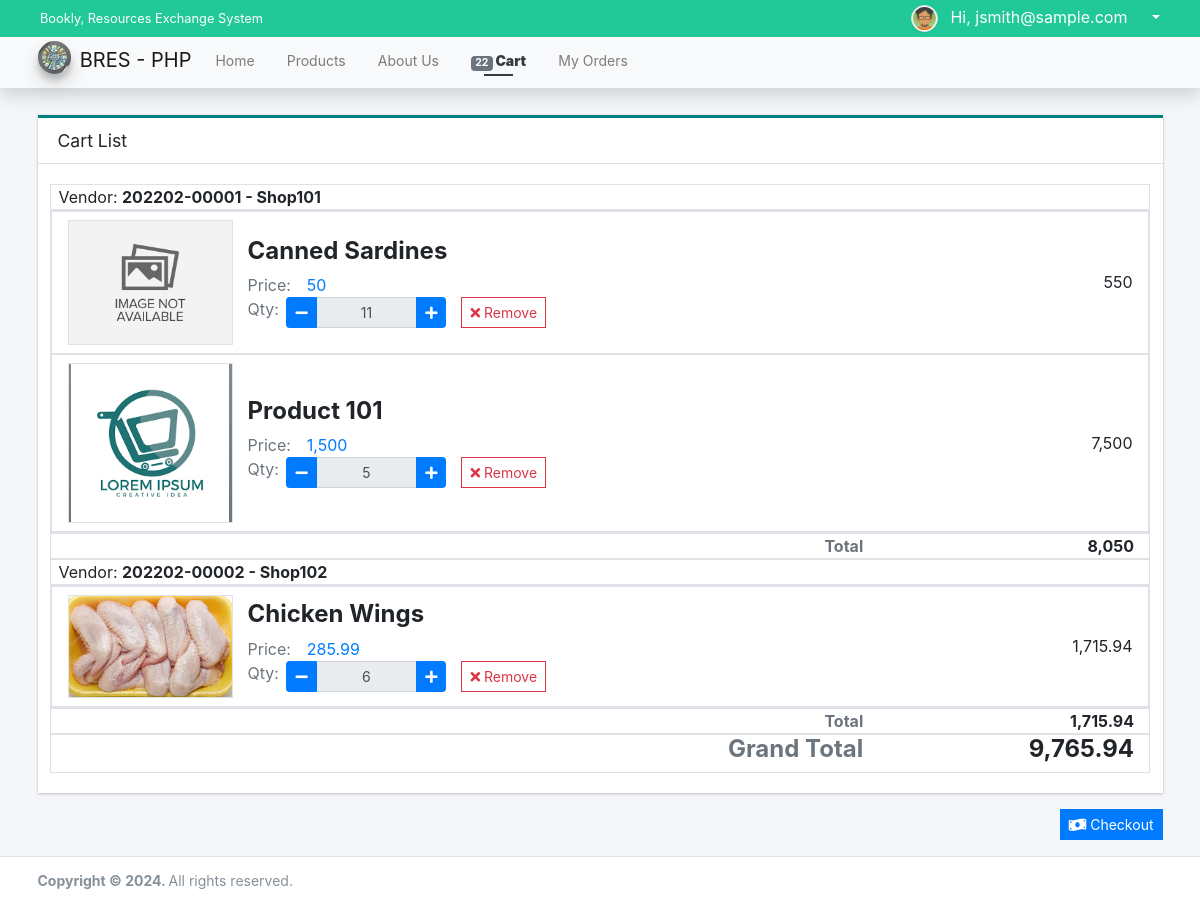
/?page=orders/cart (signed in), run on an earlier commit of the app's database.
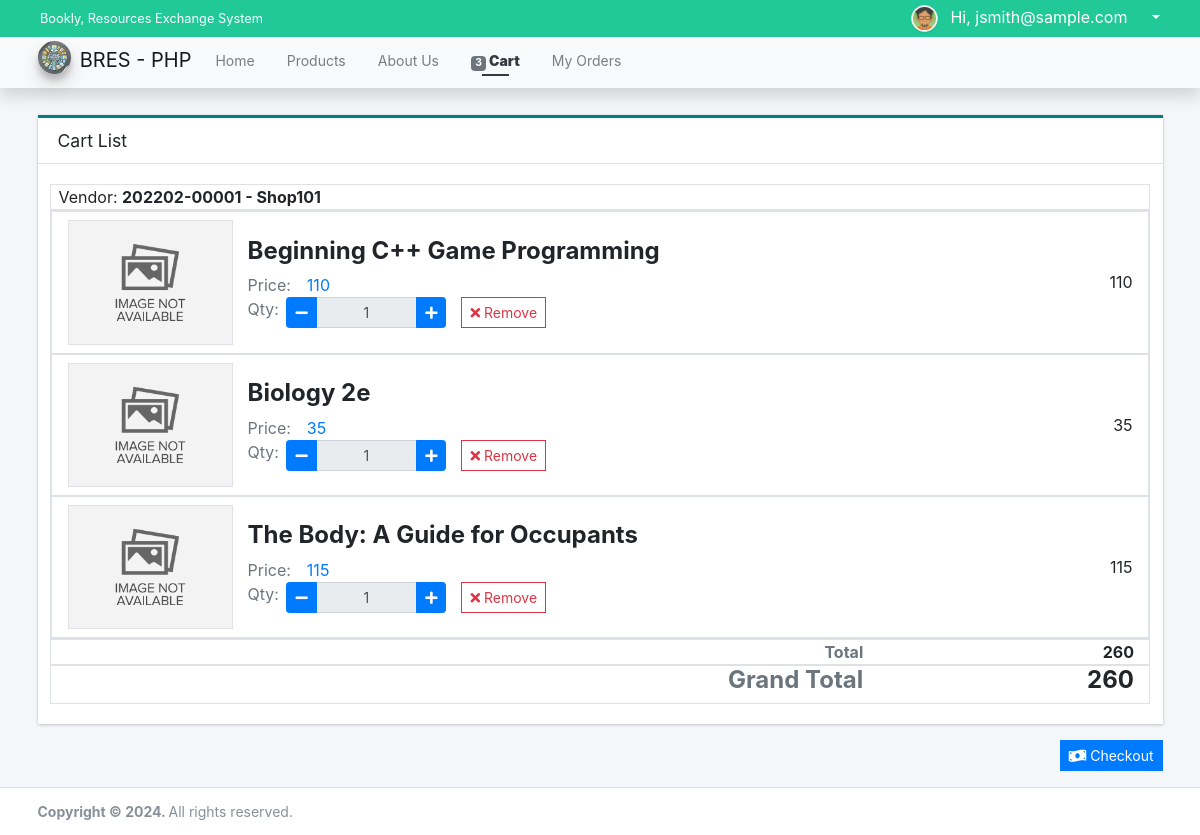
And on a later commit of the database.
### tables this page shows
CREATE TABLE `seller` (
  `id` int(30) NOT NULL,
  `code` varchar(100) NOT NULL,
  `shop_type_id` int(30) NOT NULL,
  `shop_name` text NOT NULL,
  `shop_owner` text NOT NULL,
  `contact` text NOT NULL,
  `username` text NOT NULL,
  `password` text NOT NULL,
  `avatar` text DEFAULT NULL,
  `status` tinyint(1) NOT NULL DEFAULT 1,
  `delete_flag` tinyint(1) NOT NULL DEFAULT 0,
  `date_created` datetime NOT NULL DEFAULT current_timestamp(),
  `date_updated` datetime DEFAULT NULL ON UPDATE current_timestamp()
);

CREATE TABLE `cart` (
  `id` int(30) NOT NULL,
  `customer_id` int(30) NOT NULL,
  `resources_id` int(30) NOT NULL,
  `quantity` float NOT NULL DEFAULT 0
);

CREATE TABLE `resources` (
  `id` int(30) NOT NULL,
  `seller_id` int(30) DEFAULT NULL,
  `category_id` int(30) DEFAULT NULL,
  `name` text NOT NULL,
  `description` text NOT NULL,
  `price` double NOT NULL DEFAULT 0,
  `image_path` text DEFAULT NULL,
  `status` tinyint(1) NOT NULL DEFAULT 1,
  `delete_flag` tinyint(1) NOT NULL DEFAULT 0,
  `date_created` datetime NOT NULL DEFAULT current_timestamp(),
  `date_updated` datetime DEFAULT NULL ON UPDATE current_timestamp()
);

### classes/DBConnection.php (called while the page is built, shortened)
<?php
class DBConnection{
    private $host = DB_SERVER;
    private $username = DB_USERNAME;
    private $password = DB_PASSWORD;
    private $database = DB_NAME;
    public $conn;
    public function __construct(){
        if (!isset($this->conn)) {
            $this->conn = new mysqli($this->host, $this->username, $this->password, $this->database);
        }
    }
}
?>

### classes/SystemSettings.php (called while the page is built, shortened)
<?php
class SystemSettings extends DBConnection{
	function userdata($field = ''){
		if(!empty($field)){
			if(isset($_SESSION['userdata'][$field]))
				return $_SESSION['userdata'][$field];
			else
				return null;
		}else{
			return false;
		}
	}
}
$_settings = new SystemSettings();
?>

### config.php (called while the page is built, shortened)
<?php
require_once('classes/DBConnection.php');
require_once('classes/SystemSettings.php');
function validate_image($file){
    $file = explode("?",$file)[0];
	if(!empty($file)){
		if(is_file(base_app.$file)){
			return base_url.$file;
		}else{
			return base_url.'dist/img/no-image-available.png';
		}
	}else{
		return base_url.'dist/img/no-image-available.png';
	}
}
function format_num($number = 0, $max_decimal = ''){
    if(is_numeric($number)){
        $ex = explode('.',$number);
        $dec = isset($ex[1]) ? strlen($ex[1]) : 0;
        if(empty($max_decimal) || (is_numeric($max_decimal) && $max_decimal >= $dec)){
            return number_format($number,$dec);
        }else{
            if(is_numeric($max_decimal))
                return number_format($number,$max_decimal);
            else
                return "Invalid Maximum Decimal";
        }
    }else{
        return "Invalid Number";
    }
}
?>

### orders/cart.php (the view, shortened to what the changed rows need)
<div class="content py-3">
    <div class="card card-outline teal-top card-primary rounded-0 shadow-0">
        <div class="card-header">
            <h5 class="card-title">Cart List</h5>
        </div>
        <div class="card-body">
            <div id="cart-list">
                <div class="row">
                <?php
                $gtotal = 0;
                $vendors = $conn->query("SELECT * FROM `seller` where id in (SELECT seller_id from resources where id in (SELECT resources_id FROM `cart` where customer_id ='{$_settings->userdata('id')}')) order by `shop_name` asc");
                while($vrow=$vendors->fetch_assoc()):
                ?>
                    <div class="col-12 border">
                        <span>Vendor: <b><?= $vrow['code']. " - " . $vrow['shop_name'] ?></b></span>
                    </div>
                    <div class="col-12 border p-0">
                        <?php
                        $vtotal = 0;
                        $products = $conn->query("SELECT c.*, p.name as `name`, p.price,p.image_path FROM `cart` c inner join resources p on c.resources_id = p.id where c.customer_id = '{$_settings->userdata('id')}' and p.seller_id = '{$vrow['id']}' order by p.name asc");
                        while($prow = $products->fetch_assoc()):
                            $total = $prow['price'] * $prow['quantity'];
                            $gtotal += $total;
                            $vtotal += $total;
                        ?>
                        <div class="d-flex align-items-center border p-2">
                            <div class="col-2 text-center">
                                <a href="./?page=products/view_product&id=<?= $prow['resources_id'] ?>"><img src="<?= validate_image($prow['image_path']) ?>" alt="" class="img-center prod-img border bg-gradient-gray"></a>
                            </div>
                            <div class="col-auto flex-shrink-1 flex-grow-1">
                                <h4><b><?= $prow['name'] ?></b></h4>
                                <div class="d-flex">
                                    <div class="col-auto px-0"><normal class="text-muted">Price: </normal></div>
                                    <div class="col-auto px-0 flex-shrink-1 flex-grow-1"><p class="m-0 pl-3"><normal class="text-primary"><?= format_num($prow['price']) ?></normal></p></div>
                                </div>
                                <div class="d-flex">
                                    <div class="col-auto px-0"><normal class="text-muted">Qty: </normal></div>
                                    <div class="col-auto">
                                        <div class="" style="width:10em">
                                            <div class="input-group input-group-sm">
                                                <div class="input-group-prepend"><button class="btn btn-primary min-qty" data-id="<?= $prow['id'] ?>" type="button"><i class="fa fa-minus"></i></button></div>
                                                <input type="text" value="<?= $prow['quantity'] ?>" class="form-control text-center" readonly="readonly">
                                                <div class="input-group-append"><button class="btn btn-primary plus-qty" data-id="<?= $prow['id'] ?>" type="button"><i class="fa fa-plus"></i></button></div>
                                            </div>
                                        </div>
                                    </div>
                                    <div class="col-auto flex-shrink-1 flex-grow-1">
                                        <button class="btn btn-flat btn-outline-danger btn-sm rem_item"  data-id="<?= $prow['id'] ?>"><i class="fa fa-times"></i> Remove</button>
                                    </div>
                                </div>
                            </div>
                            <div class="col-3 text-right"><?= format_num($total) ?></div>
                        </div>
                        <?php endwhile; ?>
                    </div>
                    <div class="col-12 border">
                        <div class="d-flex">
                            <div class="col-9 text-right font-weight-bold text-muted">Total</div>
                            <div class="col-3 text-right font-weight-bold"><?= format_num($vtotal) ?></div>
                        </div>
                    </div>
                <?php endwhile; ?>
                    <div class="col-12 border">
                        <div class="d-flex">
                            <div class="col-9 h4 font-weight-bold text-right text-muted">Grand Total</div>
                            <div class="col-3 h4 font-weight-bold text-right"><?= format_num($gtotal) ?></div>
                        </div>
                    </div>
                </div>
            </div>
        </div>
    </div>
    <div class="text-right">
        <a href="./?page=orders/checkout" class="btn btn-flat btn-primary btn-sm"><i class="fa fa-money-bill-wave"></i> Checkout</a>
    </div>
</div>

### inc/topBarNav.php (shortened to what the changed rows need)
<nav class="main-header navbar navbar-expand-md navbar-light border-0 text-sm bg-gradient-light shadow" id='top-Nav'>
  <div class="container">
    <div class="collapse navbar-collapse order-3" id="navbarCollapse">
      <ul class="navbar-nav">
        <?php if($_settings->userdata('id') > 0 && $_settings->userdata('login_type') == 3): ?>
        <li class="nav-item">
          <?php
          $cart_count = $conn->query("SELECT sum(quantity) FROM `cart` where customer_id = '{$_settings->userdata('id')}'")->fetch_array()[0];
          $cart_count = $cart_count > 0 ? $cart_count : 0;
          ?>
          <a href="./?page=orders/cart" class="nav-link <?= isset($page) && $page =='orders/cart' ? "active" : "" ?>"><span class="badge badge-secondary rounded-cirlce"><?= format_num($cart_count) ?></span> Cart</a>
        </li>
        <li class="nav-item">
          <a href="./?page=orders/my_orders" class="nav-link <?= isset($page) && $page =='orders/my_orders' ? "active" : "" ?>">My Orders</a>
        </li>
        <?php endif; ?>
      </ul>
    </div>
  </div>
</nav>

What changed in the data, as far as the page shows it:
removed cart: resources.name "Canned Sardines", resources.price "50", quantity "11", format_num($total) "550"
removed cart: shows a picture, resources.name "Product 101", resources.price "1,500", quantity "5", format_num($total) "7,500"
no longer on this page (row edited): seller: code "202202-00002", shop_name "Shop102", vtotal "1,715.94"
removed cart: shows a picture, resources.name "Chicken Wings", resources.price "285.99", quantity "6", format_num($total) "1,715.94", shown under "202202-00002"
changed seller "Shop101": vtotal "8,050" → "260"
added cart: resources.name "Beginning C++ Game Programming", resources.price "110", quantity "1"
added cart: resources.name "Biology 2e", resources.price "35", quantity "1"
added cart: resources.name "The Body: A Guide for Occupants", resources.price "115", quantity "1"
Also different on the page:
format_num($cart_count): "22" → "3"
format_num($gtotal): "9,765.94" → "260"
